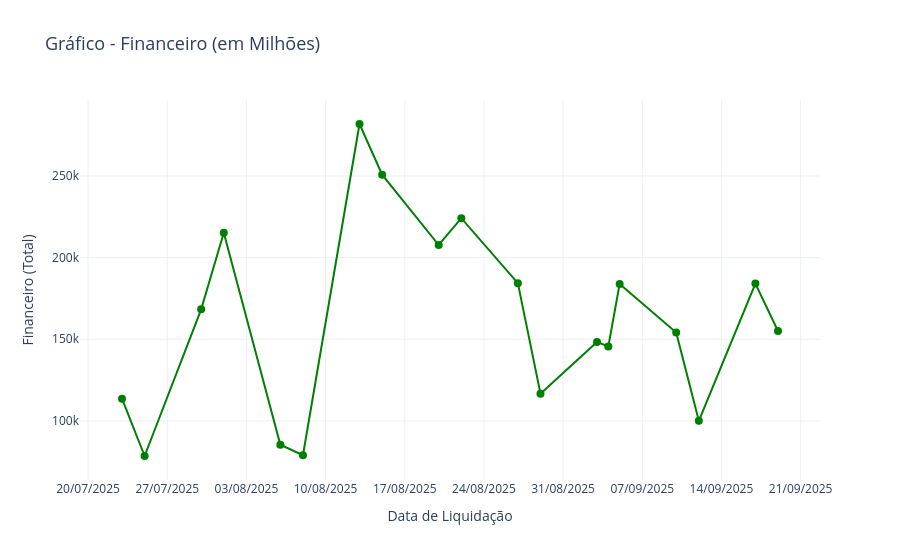

The cell this chart's notebook holds for it:
### Markdown cell above
### Gráfico Financeiro

### Code cell
# Importar bibliotecas necessárias
import pandas as pd
import plotly.graph_objects as go
import ssl

# Configurar o contexto SSL para evitar erros de conexão
ssl._create_default_https_context = ssl._create_unverified_context

# URL da tabela HTML do Banco Central
url = "https://olinda.bcb.gov.br/olinda/servico/leiloes_selic/versao/v1/odata/leiloesTitulosPublicos(dataMovimentoInicio=@dataMovimentoInicio,dataMovimentoFim=@dataMovimentoFim,dataLiquidacao=@dataLiquidacao,codigoTitulo=@codigoTitulo,dataVencimento=@dataVencimento,edital=@edital,tipoPublico=@tipoPublico,tipoOferta=@tipoOferta)?$top=100&$format=text/html"

# Ler a tabela HTML usando pandas
tabela = pd.read_html(url)[0]  # Selecionar a primeira tabela da página

# Garantir que a coluna 'financeiro' exista e seja convertida corretamente para numérico
if 'financeiro' in tabela.columns:
    if tabela['financeiro'].dtype == 'object':  # Verifica se a coluna é do tipo string
        tabela['financeiro'] = tabela['financeiro'].str.replace('.', '').astype(float)
    else:
        tabela['financeiro'] = tabela['financeiro'].astype(float)
else:
    raise KeyError("A coluna 'financeiro' não foi encontrada na tabela extraída.")

# Garantir que a coluna de datas ('dataLiquidacao') esteja no formato datetime
tabela['dataLiquidacao'] = pd.to_datetime(tabela['dataLiquidacao'], errors='coerce')

# Agrupar por data de liquidação e somar a coluna 'financeiro'
financeiro_por_dia = tabela.groupby('dataLiquidacao', as_index=False)['financeiro'].sum()

# Criar o gráfico de linha com os valores agregados
fig = go.Figure()

# Adicionar a linha para 'financeiro'
fig.add_trace(go.Scatter(
    x=financeiro_por_dia['dataLiquidacao'],
    y=financeiro_por_dia['financeiro'],
    mode='lines+markers',
    name='Financeiro',
    line=dict(color='green'),
    marker=dict(size=8, color='green', symbol='circle')
))

# Personalizar o layout
fig.update_layout(
    title='Gráfico - Financeiro (em Milhões)',
    xaxis_title='Data de Liquidação',
    yaxis_title='Financeiro (Total)',
    template='plotly_white',
    xaxis=dict(tickformat='%d/%m/%Y'),
    title_font_size=18,
    xaxis_title_font_size=14,
    yaxis_title_font_size=14
)

# Exibir o gráfico
fig.show()

### Figure 1 — Plotly figure (JSON) as saved in the notebook; plotly's stock layout.template omitted (floating-point values rounded to 4 significant figures)
{"data": [{"line": {"color": "green"}, "marker": {"color": "green", "size": 8, "symbol": "circle"}, "mode": "lines+markers", "name": "Financeiro", "type": "scatter", "x": ["2025-07-23T00:00:00.000000000", "2025-07-25T00:00:00.000000000", "2025-07-30T00:00:00.000000000", "2025-08-01T00:00:00.000000000", "2025-08-06T00:00:00.000000000", "2025-08-08T00:00:00.000000000", "2025-08-13T00:00:00.000000000", "2025-08-15T00:00:00.000000000", "2025-08-20T00:00:00.000000000", "2025-08-22T00:00:00.000000000", "2025-08-27T00:00:00.000000000", "2025-08-29T00:00:00.000000000", "2025-09-03T00:00:00.000000000", "2025-09-04T00:00:00.000000000", "2025-09-05T00:00:00.000000000", "2025-09-10T00:00:00.000000000", "2025-09-12T00:00:00.000000000", "2025-09-17T00:00:00.000000000", "2025-09-19T00:00:00.000000000"], "y": [113600.0, 78530.0, 168300.0, 215200.0, 85450.0, 79000.0, 281800.0, 250800.0, 207700.0, 224100.0, 184400.0, 116700.0, 148400.0, 145600.0, 183900.0, 154100.0, 100000.0, 184100.0, 155100.0]}], "layout": {"title": {"font": {"size": 18}, "text": "Gráfico - Financeiro (em Milhões)"}, "xaxis": {"tickformat": "%d/%m/%Y", "title": {"font": {"size": 14}, "text": "Data de Liquidação"}}, "yaxis": {"title": {"font": {"size": 14}, "text": "Financeiro (Total)"}}}}
